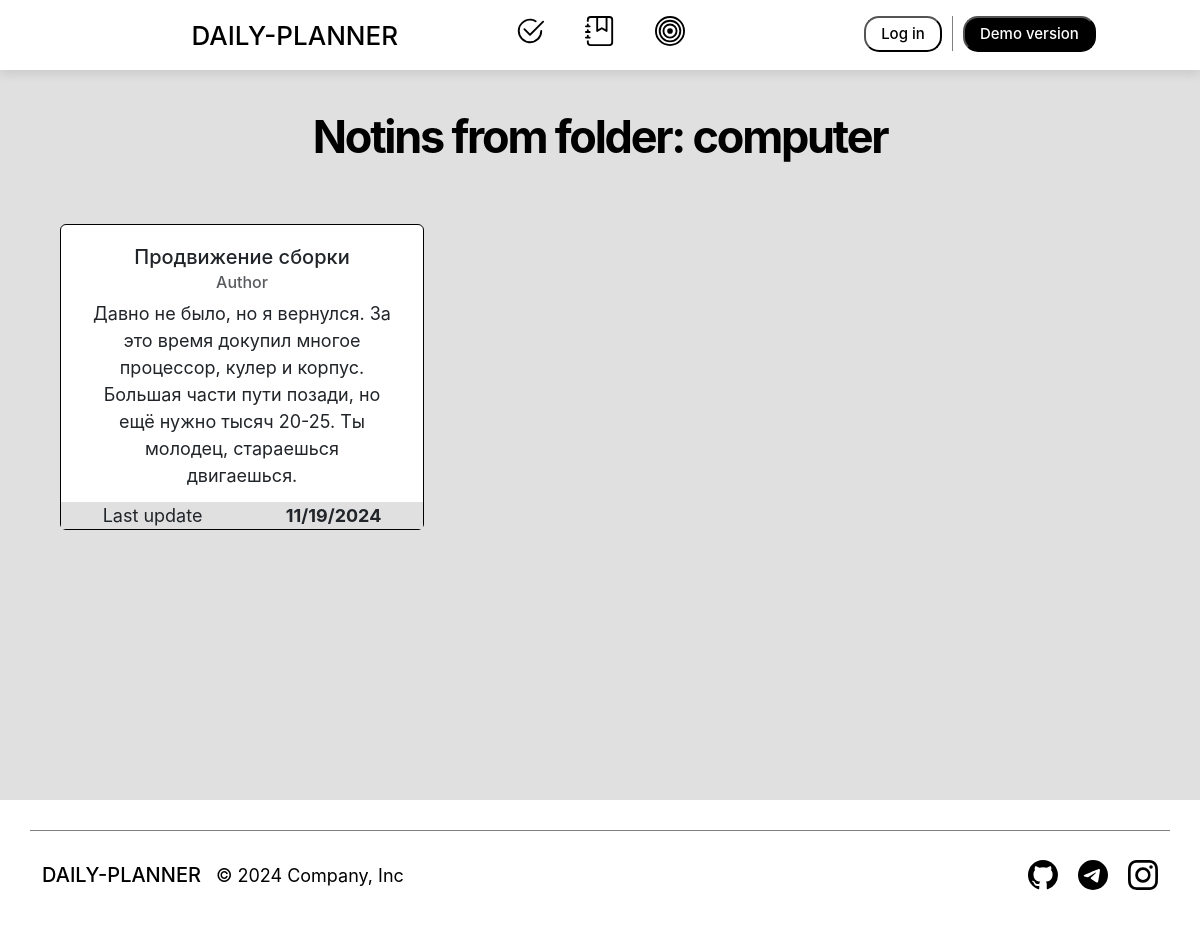
Page /home/notion_cat/computer/ on the committed database.
### notion/models.py (models this page shows, shortened)
class NotionCat(models.Model):
    title = models.CharField(max_length = 255)
    sub_title = models.TextField(blank = True)
    date_create = models.DateTimeField(auto_now_add = True)
    date_update = models.DateTimeField(auto_now = True)
    slug = models.SlugField(max_length = 255, unique = True, db_index = True)
    class Meta:
        verbose_name = "Категории"
        verbose_name_plural = "Категории"

class Notions(models.Model):
    title = models.CharField(max_length = 255)
    content = models.TextField(blank = True)
    fun_image = models.ImageField(upload_to = 'image_for_notion', default = None, blank = True, null = True)
    date_create = models.DateTimeField(auto_now_add = True)
    date_update = models.DateTimeField(auto_now = True)
    slug = models.SlugField(max_length = 255, unique = True, db_index = True)
    cat_notion = models.ForeignKey('NotionCat', on_delete = models.PROTECT, null = True, related_name = 'cat')
    class Meta:
        verbose_name = "Мои заметки"
        verbose_name_plural = "Мои заметки"

### notion/views.py (the view)
def notions_page(request, cat_slug):
    not_cat = get_object_or_404(NotionCat, slug = cat_slug)
    notions = get_list_or_404(Notions, cat_notion = not_cat.pk)
    data = {
        "notions": notions,
        "main_title": not_cat.slug
    }
    return render(request, 'notion/notions.html', data)

### notion/templates/notion/notions.html (shortened to what this page needs)
{% extends 'base.html' %}
{% load static %}
{% block content %}
<link type="text/css" href="{% static 'notion/css/notions.css' %}" rel="stylesheet" />
<div class="container text-center">
  <div class="main-start-text">
      <div>Notins from folder: {{ main_title }}</div>
  </div>
</div>
<div class="notion_cards">
    <div class="row">
{% for noti in notions %}
    <div class="col-lg-4 d-flex align-items-stretch">
  <div class="card text-center" >
      <div class="card_body">
      <h5 class="card-title">{{ noti.title }} </h5>
      <h6 class="card-subtitle mb-2 text-muted">Author</h6>
      <div class="card-text">{{ noti.content }}</div>
        </div>
      <div class="card_text_date_upload d-flex justify-content-around">Last update <b>{{ noti.date_update|date:"SHORT_DATE_FORMAT" }}</b></div>
  </div>
    </div>
{% endfor %}
        </div>
</div>
{% endblock %}

### static/css/base.css (style rules this page uses)
body { background-color: #E0E0E0; position: relative; font-family: Inter, ui-sans-serif, system-ui, -apple-system, BlinkMacSystemFont, "Segoe UI", Roboto, "Helvetica Neue", Arial, "Noto Sans", sans-serif, "Apple Color Emoji", "Segoe UI Emoji", "Segoe UI Symbol", "Noto Color Emoji"; font-size: 18px; color: black; }

### notion/static/notion/css/notions.css (style rules this page uses)
.container .main-start-text { font-weight: 700; font-size: 45px; font-family: Inter, ui-sans-serif, system-ui, -apple-system, BlinkMacSystemFont, "Segoe UI", Roboto, "Helvetica Neue", Arial, "Noto Sans", sans-serif, "Apple Color Emoji", "Segoe UI Emoji", "Segoe UI Symbol", "Noto Color Emoji"; line-height: 1.2; letter-spacing: -.05em; margin-top: 40px; }
.notion_cards { display: flex; justify-content: center; margin-left: 60px; }
.notion_cards .card { padding-top: 30px; border: 1.5px solid black; margin-top: 60px; max-height: 500px; }
.notion_cards .card .card_text_date_upload { background-color: #E0E0E0; position: absolute; width: 100%; bottom: 0; }
.notion_cards .card .card_body { margin-bottom: 40px; margin-top: -10px; height: auto; margin-right: 30px; margin-left: 30px; }

### rows in the picture
NotionCat: slug "computer"
Notions: title "Продвижение сборки", content "Давно не было, но я вернулся. За это время докупил многое процессор, кулер и корпус. Большая части пути позади, но ещё нужно тысяч 20-25. Ты молодец, стараешься двигаешься.", date_update "11/19/2024"
